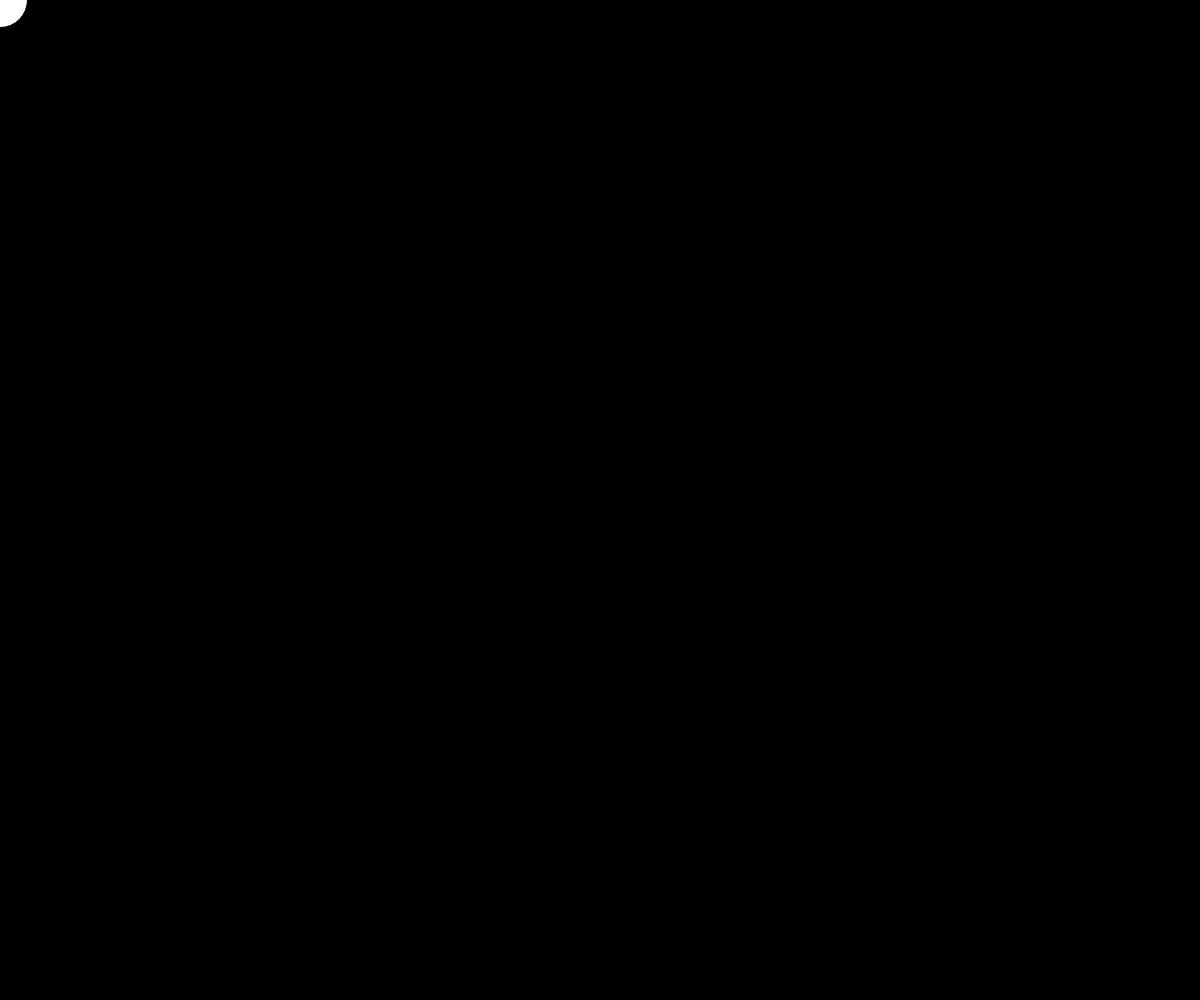
Frame 1 (no input)
Frame 60 (no input): identical to frame 1, image omitted
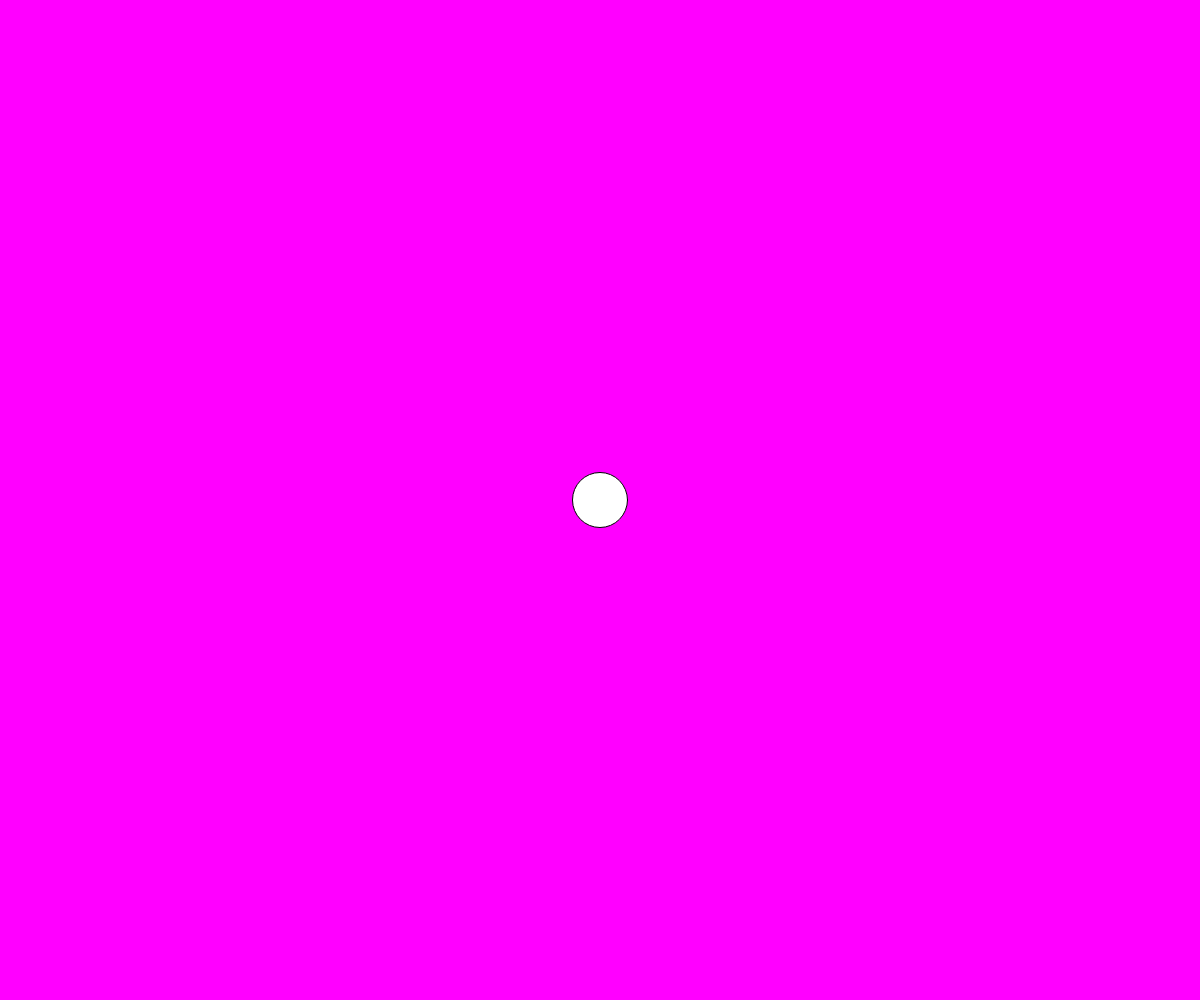
Frame 120 (the mouse pressed at the canvas centre since frame 60)

The p5.js sketch that drew these frames (run headless with seeded random() and noise() and a simulated clock; from frame 60 on, the mouse is pressed at the canvas centre):

// p5.js sketch
// ── sketch.js

var r = 0;
var g = 50;
var b=255;

// INITIALIZE ALL YOUR VARIABLES
// Ideally you would create 3 variables. red blue green or r, g, b


function setup(){

  createCanvas(windowWidth,windowHeight);
  
}


function draw(){
    background(mouseX,0,mouseY,255)
  let x1 = map(mouseX, 0, 1200, 0, 1200);
  let y1 = map(mouseY, 0, 1200, 0, 1200);
  ellipse(x1, y1, 55, 55);


 
  // change the value of Red based on the mouse movement about the X axis
  // change the value of Green based on the mouse movement about the X axis
  // change the value of Blue based on the mouse movement about the X axis

  // Use the map() function to do so. 

  // Pass the values to the background() function you have learnt previously.

  // Create an ellipse that will move around with you mouse about the X axis.
  // Remember to fill the canvas with white paint before creating the ellipse.
}
